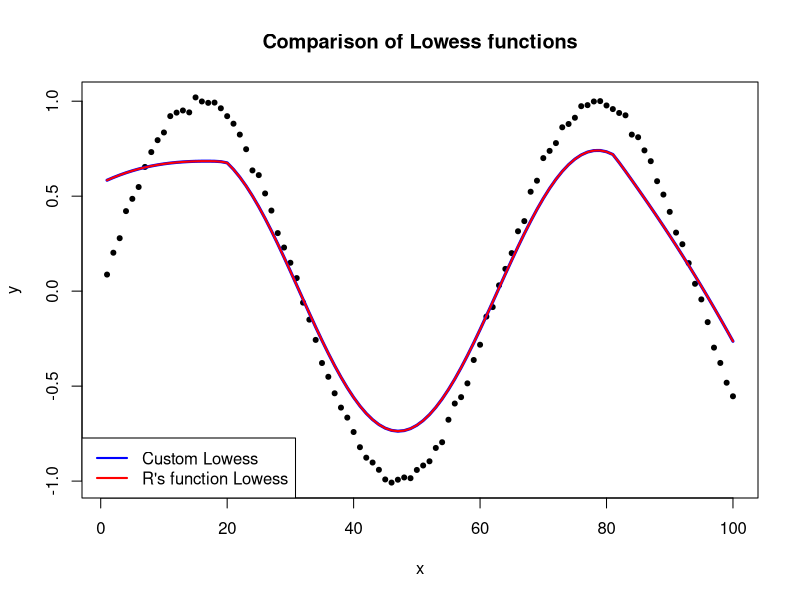

The R script that drew this image:
## ---- chunk 1
set.seed(1)
x <- seq(1,100)
#x < - 1:100
ei <- rnorm(length(x),mean=0,sd=0.02)
y <- sin(x/10) + ei 
smoothed <- numeric(100)
## ---- chunk 2
customLowess <- function(x,y,f){
  k <- f*length(x)
  for(i in 1:100){
    distance <- abs(x[i]-x)
    dist_ordered <- order(distance)
    x_neigh <- dist_ordered[1:k]
    x_distances <- distance[x_neigh]
    d_max <- max(x_distances)
    Wj <- (1-(distance[x_neigh]/d_max)^3)^3
    W <- diag(Wj)
    xmat <- cbind(1,x[x_neigh])
    ymat <- y[x_neigh]
    beta <- solve(t(xmat)%*%W%*%xmat)%*%t(xmat)%*%W%*%ymat
    smoothed[i] <- beta[1] + beta[2]*x[i]
  }
  return (smoothed)
}
## ---- chunk 3
low1 <- customLowess(x,y,0.4)
## ---- chunk 4
low2 <- lowess(x,y,f=0.4,iter=0)
## ---- chunk 5
library(ggplot2)
plot(x,y,pch=20,xlab="x",ylab="y",main="Comparison of Lowess functions")
lines(x,low1,col="blue",lwd=3)
lines(low2,col="red",lwd=2)
legend("bottomleft",legend=c("Custom Lowess","R's function Lowess"),col=c("blue","red"),lwd=2)

